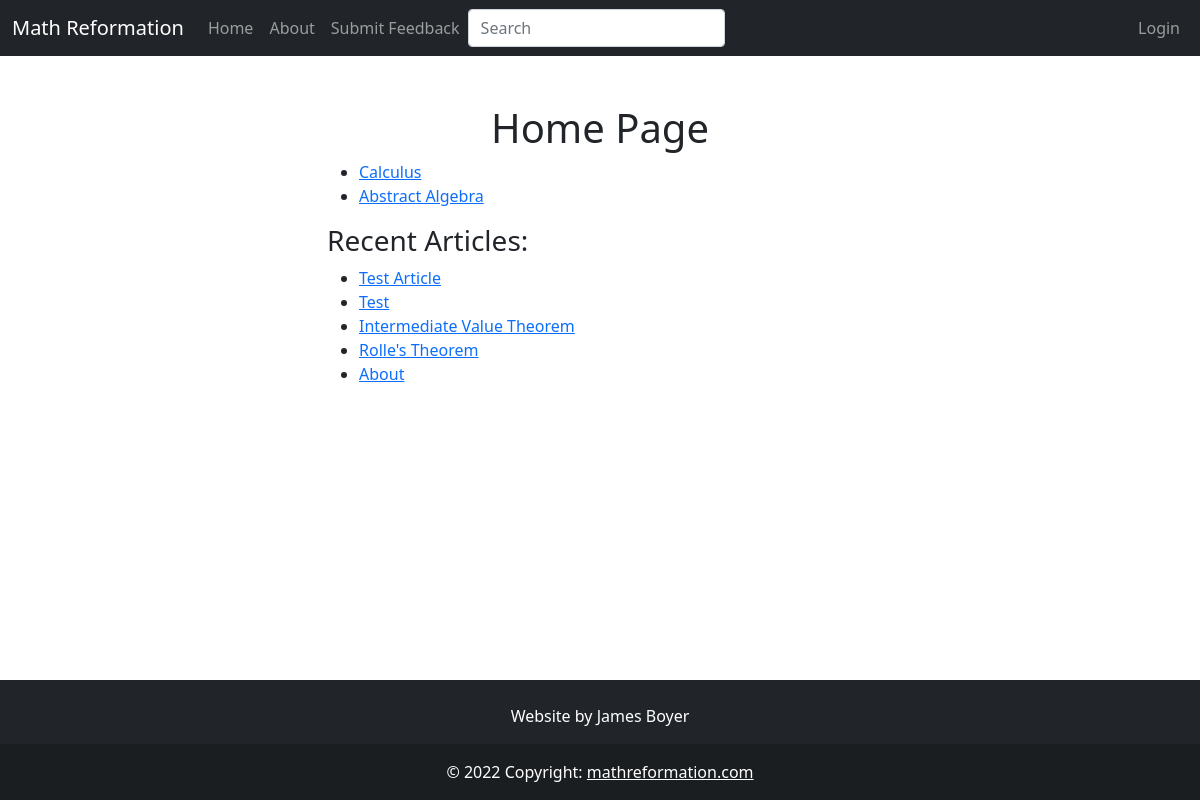
The page /index on the database as committed earlier.
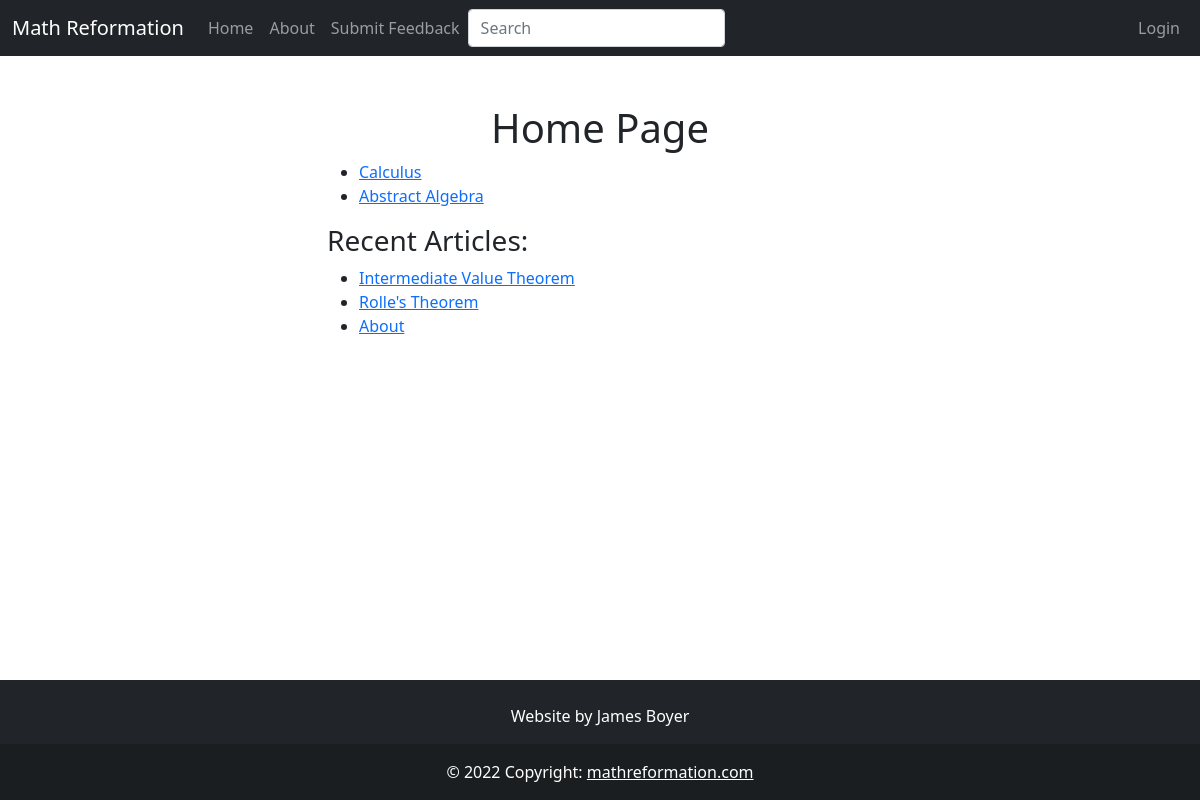
The same page on the database as committed later.
### app/models.py (models this page shows, shortened)
class SearchableMixin(object):
    @classmethod
    def search(cls, expression, page, per_page):
        ids, scores, total = query_index(cls.__tablename__, expression, page, per_page)
        if total == 0:
            return cls.query.filter_by(id=0), [], 0
        when = []
        for i in range(len(ids)):
            when.append((ids[i], i))
        return cls.query.filter(cls.id.in_(ids)).order_by( db.case(when, value=cls.id)), scores, total

class Category(SearchableMixin, db.Model):
    __searchable__ = ["body_main", "name"]
    id = db.Column(db.Integer, primary_key=True)
    name = db.Column(db.String(50), nullable=False, unique=True)
    path = db.Column(db.String(50), unique=True, nullable=False)
    body_main = db.Column(db.String(), index=True)
    body_draft = db.Column(db.String(), index=True)
    header = db.Column(db.String(), index=True)
    order = db.Column(db.Integer())
    is_visible = db.Column(db.Boolean())
    categorytype_id = db.Column(db.Integer, db.ForeignKey('categorytype.id'))
    parents = db.relationship('Category',secondary=parent_child_table,
        primaryjoin=id == parent_child_table.c.ChildId,
        secondaryjoin=id == parent_child_table.c.ParentId,
        backref= db.backref('children'))
    def ordered_children(self):
        if not self.children:
            return []
        children = np.array(self.children)
        children_idx = np.array([child.order if child.order else 1 for child in children])
        sorted_children_idx = np.argsort(children_idx)
        return children[sorted_children_idx]

class Article(SearchableMixin, db.Model):
    __searchable__ = ["body_main", "name"]
    id = db.Column(db.Integer, primary_key=True)
    name = db.Column(db.String(64), index=True, unique=True, nullable=False)
    path = db.Column(db.String(50), unique=True, nullable=False)
    date_added = db.Column(db.DateTime, nullable=False,
        default=datetime.utcnow)
    body_main = db.Column(db.String(), index=True)
    body_draft = db.Column(db.String(), index=True)
    is_visible = db.Column(db.Boolean())
    header = db.Column(db.String(), index=True)
    order = db.Column(db.Integer())
    user_id = db.Column(db.Integer, db.ForeignKey('user.id'))
    categories = db.relationship('Category', secondary = article_categories_table,
                                 backref=db.backref('articles', lazy=True), lazy=True)

### app/main/routes.py (the view)
@bp.route("/", methods=["GET"])
@bp.route("/index", methods=["GET"])
def index():
    math_category = Category.query.filter_by(name="math").first()
    recent_articles = Article.query.order_by(Article.date_added.desc()).filter_by(is_visible=True).limit(5)
    return render_template('main/index.html', title="Home", math_category=math_category, recent_articles=recent_articles)

### app/main/forms.py
class SearchForm(FlaskForm):
    q = StringField("Search", validators=[DataRequired()])
    def __init__(self, *args, **kwargs):
        if 'formdata' not in kwargs:
            kwargs['formdata'] = request.args
        if 'csrf_enabled' not in kwargs:
            kwargs['csrf_enabled'] = False
        super(SearchForm, self).__init__(*args, **kwargs)

### MathReformationWebsite.py (called while the page is built)
@app.context_processor
def add_imports():
    return dict(admin_permission=admin_permission, author_permission=author_permission)

### app/main/routes.py (called while the page is built)
@bp.before_app_request
def before_request():
    g.search_form = SearchForm(meta={'csrf': False})

### app/templates/main/index.html
{% extends "base.html" %}
{% block content %}
<h1 class="text-center">Home Page</h1>
<ul>
    {% for primary_category in math_category.ordered_children() %}
    {% if primary_category.is_visible == True %}
    <li>
        <a href = {{ url_for('main.category_page', path=primary_category.path)}}>
            {{ primary_category.name }}
        </a>
    </li>
    {% endif %}
    {% endfor %}
</ul>
<h3>Recent Articles:</h3>
<ul>
    {% for article in recent_articles %}
    <li>
        <a href = {{ url_for('main.article_page', path=article.path)}}>
            {{ article.name }}
        </a>
    </li>
    {% endfor %}
</ul>
{% endblock %}

Rows that differ between the two databases and show on the page:
removed Article: name "Test Article"
no longer on this page (row edited): Article: name "Test"
